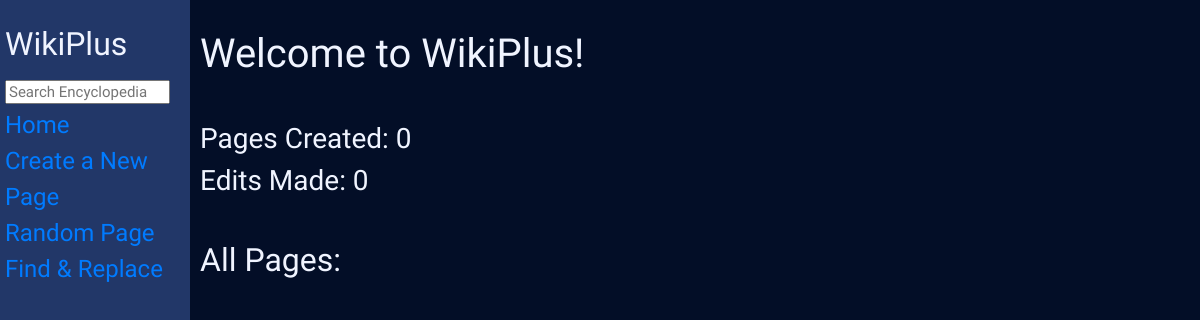
Before: / with the older database file.
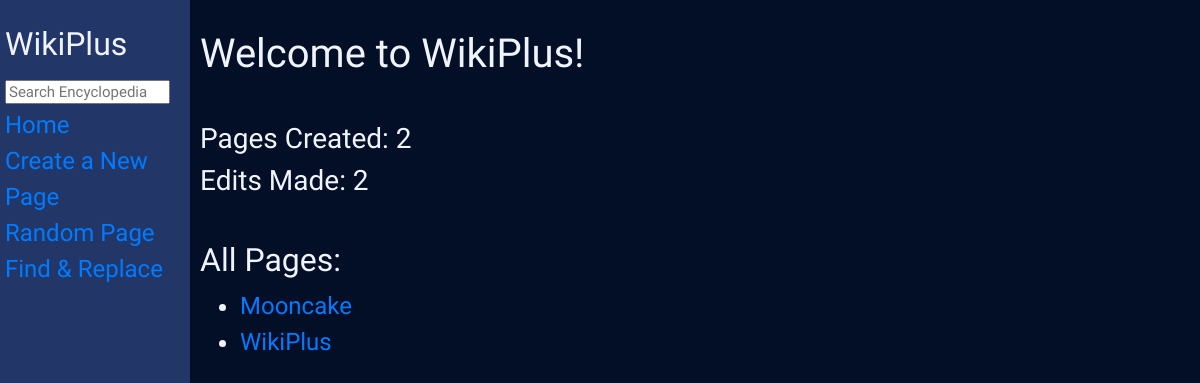
After: the same page with the newer database file.
### encyclopedia/models.py (models this page shows, shortened)
class WikiEntry(models.Model):
    id = models.AutoField(primary_key=True)
    title = models.CharField(max_length=50)
    content = models.TextField()
    images = models.URLField()
    edits = models.IntegerField(default=0)

### encyclopedia/views.py (the view)
# urls.py: path("", views.index, name="index"),
def index(request):
    entries = WikiEntry.objects.all()
    if request.method == "POST":
        query = request.POST.get("q")
        matches = []
        queryLower = query.lower()
        for entry in entries:
            if queryLower == entry.title.lower():
                return redirect('wiki:wikipage', pagename = entry.title)
            elif queryLower in entry.title.lower():
                matches.append(entry.title)
        if len(matches) > 0:
            return render(request, "encyclopedia/index.html", {
                "entries": matches,
                "title": "Matching Pages:"
            })
        else:
            return render(request, "encyclopedia/index.html", {
                "entries": None,
                "title": "No Matching Pages Found :("
            })
    else:
        edits = 0
        for entry in entries:
            edits = edits + entry.edits
        return render(request, "encyclopedia/index.html", {
            "entries": WikiEntry.objects.values_list("title", flat=True).order_by("title"),
            "title": "All Pages:",
            "numberOfEntries": len(entries),
            "numberOfEdits": edits
        })

### encyclopedia/templates/encyclopedia/index.html (shortened to what this page needs)
{% extends "encyclopedia/layout.html" %}
{% block body %}
    <h1>Welcome to WikiPlus!</h1> <br/>
    <h3>Pages Created: {{ numberOfEntries }}</h3>
    <h3>Edits Made: {{ numberOfEdits }}</h3><br/>
    <h2>{{ title }}</h2>
    <ul>
        {% for entry in entries %}
        <li><a href="{{ entry }}">{{ entry }}</a></li>
        {% endfor %}
    </ul>
{% endblock %}

Changed rows visible on the page:
added WikiEntry: title "Mooncake"
added WikiEntry: title "WikiPlus"
Other visible differences:
{{ numberOfEntries }}: "0" → "2"
{{ numberOfEdits }}: "0" → "2"
